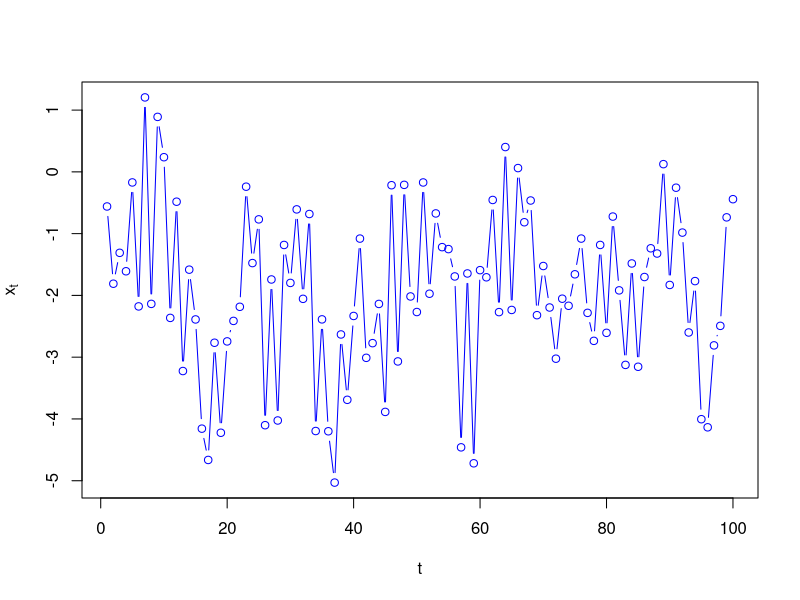
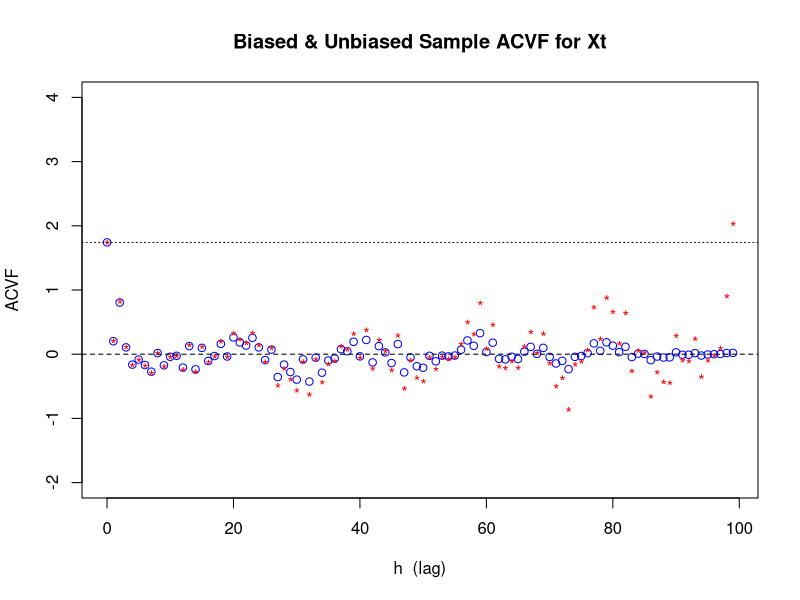
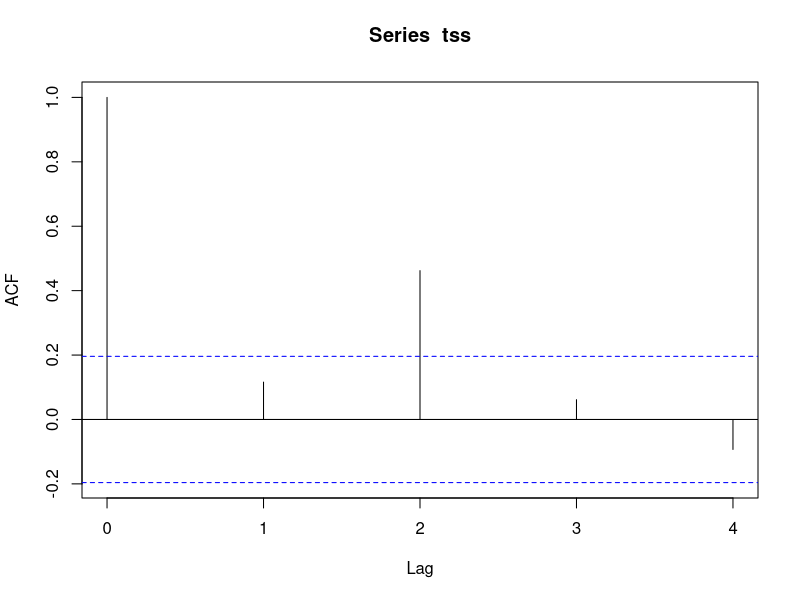
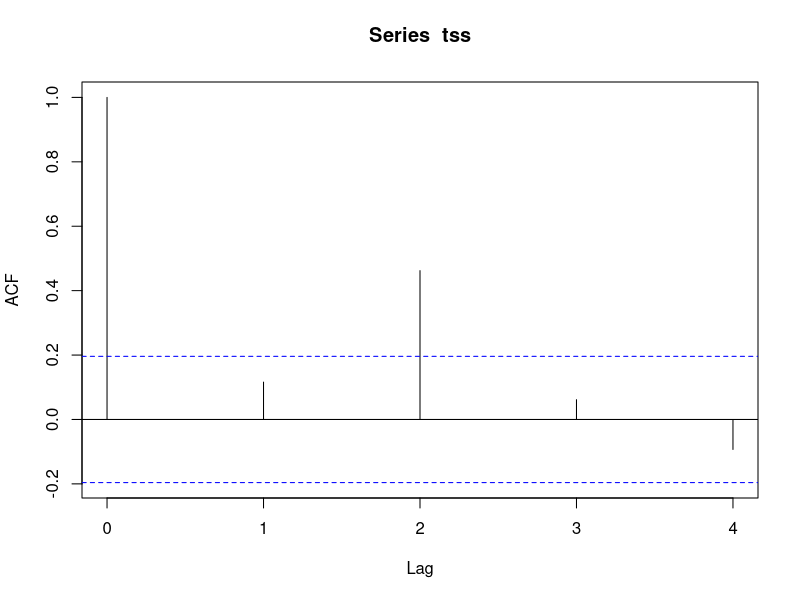
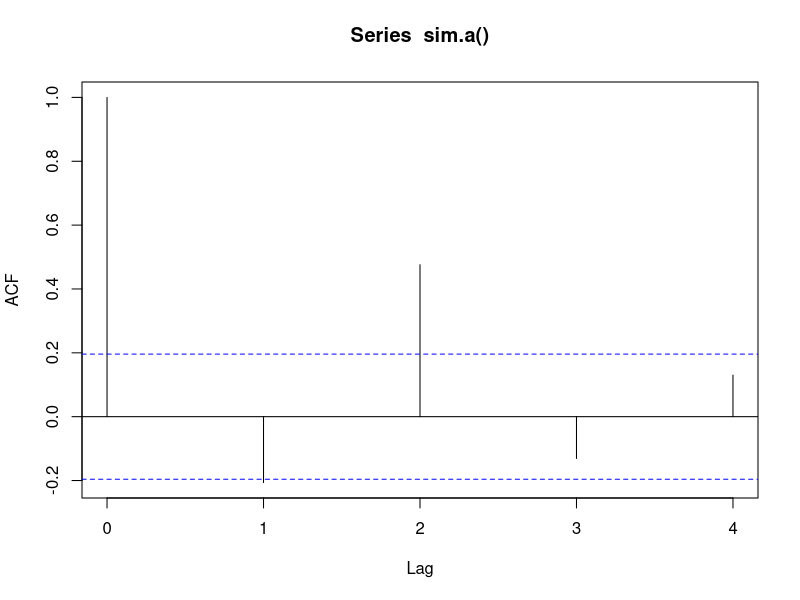
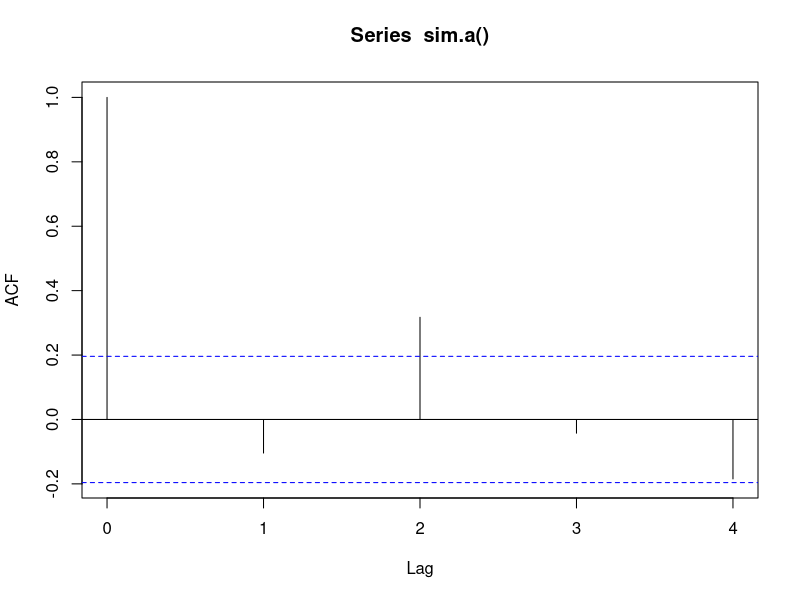
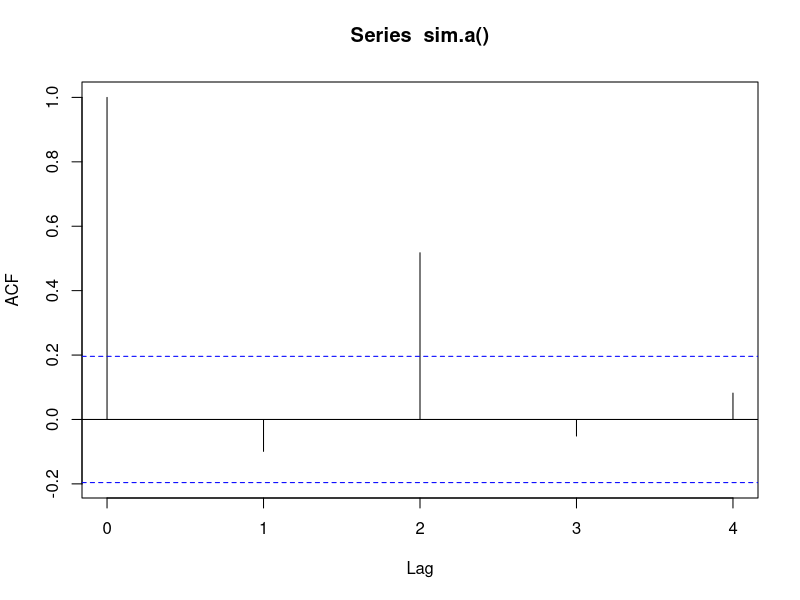
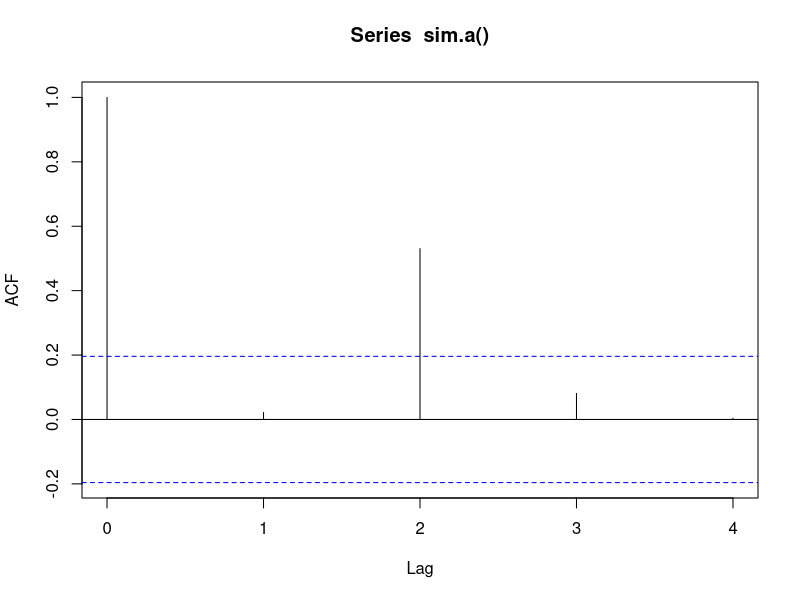

These charts were generated, in order, by the following R code:
## ---- chunk 1
knitr::opts_chunk$set(echo = TRUE)
## ---- chunk 2
sim.a <- function(n=100,a=-2,b=1,c=pi/4)
{
  Zt <- rnorm(n+2)
  a + b*Zt[3:(n+2)] + c*Zt[1:n]
}

set.seed(42)
tss <- sim.a()
plot(tss,col="blue",xlab="t",typ="b", ylab=expression(x[t]))


plot.ACVFbiasedVSunbiased <- function(ts, main=NULL,ylims=c(-2,4))
{
    n <- length(ts)
    xs <- 0:(n-1)
    ys <- acf(ts, lag.max=n-1, type="covariance", plot=FALSE)$acf
    plot(xs,ys,typ="p",xlab="h  (lag)",ylab="ACVF",ylim=ylims,col="blue",main=main)
    points(xs,ys*n/(n-(0:(n-1))),pch="*",col="red")
    abline(h=0,lty="dashed")
    abline(h=max(ys),lty="dotted")
}

### overhead VI-11

plot.ACVFbiasedVSunbiased(tss,"Biased & Unbiased Sample ACVF for Xt")

## ---- chunk 3

acf.xt.ts <- acf(tss, lag.max=4, plot=TRUE)$acf


## ---- chunk 4

dup.row<-function(x,n){
   matrix(rep(x,each=n),nrow=n)
}
dup.col <-function(x,n){
   matrix(rep(x,each=n), ncol=n, byrow=TRUE)
}

## ---- chunk 5

#create matrix from vectors
M <- cbind(tss)
#cov(M)



k <- ncol(M) #number of variables
n <- nrow(M) #number of subjects
 
#create means for each column
M_mean <- matrix(data=1, nrow=n) %*% cbind(mean(tss)) 
 
#creates a difference matrix
D <- M - M_mean
 
#creates the covariance matrix
C <- (n-1)^-1* t(D) %*% D
## ---- chunk 6

#create matrix from vectors
as.vector(acf(tss, lag.max=4, plot=TRUE)$acf[2:5])

acf.tss.1 <- as.vector(acf(sim.a(), lag.max=4, plot=TRUE)$acf[2:5])
acf.tss.2 <- as.vector(acf(sim.a(), lag.max=4, plot=TRUE)$acf[2:5])
acf.tss.3 <- as.vector(acf(sim.a(), lag.max=4, plot=TRUE)$acf[2:5])
acf.tss.4 <- as.vector(acf(sim.a(), lag.max=4, plot=TRUE)$acf[2:5])

acf.tss.mat <- as.matrix(rbind(acf.tss.1,acf.tss.2,acf.tss.3,acf.tss.4))


df <- data.frame()

for (k in 1:1000){
  
  row_i <-  as.vector(acf(sim.a(), lag.max=4, plot=FALSE)$acf[2:5])
  df <- rbind(df,row_i)
}

acf.tss.mat.1000 <- as.matrix(df)
colnames(acf.tss.mat.1000) <- c('rho_1','rho_2','rho_3', 'rho_4')

df_corr <- data.frame()

for (i in 1:4){
 b <- c()

 for (j in 1:4)
 {
   b <- c(b, cor(acf.tss.mat.1000[,i],acf.tss.mat.1000[,j]))  
 }
 df_corr <- rbind(df_corr,b)
}

df_cov <- data.frame()

for (i in 1:4){
 b <- c()

 for (j in 1:4)
 {
   b <- c(b, cov(acf.tss.mat.1000[,i],acf.tss.mat.1000[,j]))  
 }
 df_cov <- rbind(df_cov,b)
}

